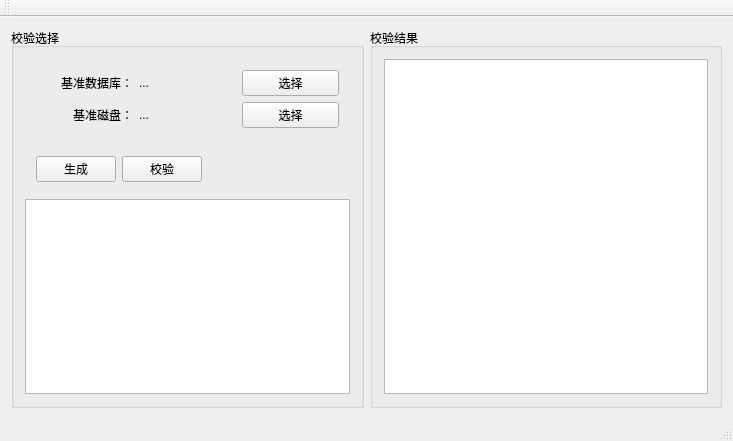
<?xml version="1.0" encoding="UTF-8"?>
<ui version="4.0">
 <class>MainWindow</class>
 <widget class="QMainWindow" name="MainWindow">
  <property name="geometry">
   <rect>
    <x>0</x>
    <y>0</y>
    <width>733</width>
    <height>441</height>
   </rect>
  </property>
  <property name="windowTitle">
   <string>MainWindow</string>
  </property>
  <widget class="QWidget" name="centralWidget">
   <layout class="QHBoxLayout" name="horizontalLayout">
    <item>
     <widget class="QGroupBox" name="chkSelectGroup">
      <property name="title">
       <string>校验选择</string>
      </property>
      <layout class="QVBoxLayout" name="verticalLayout">
       <item>
        <widget class="QWidget" name="widget" native="true">
         <layout class="QGridLayout" name="gridLayout">
          <item row="0" column="1">
           <widget class="QLabel" name="md5Label">
            <property name="text">
             <string>...</string>
            </property>
           </widget>
          </item>
          <item row="1" column="0">
           <widget class="QLabel" name="label_2">
            <property name="text">
             <string>基准磁盘：</string>
            </property>
            <property name="alignment">
             <set>Qt::AlignRight|Qt::AlignTrailing|Qt::AlignVCenter</set>
            </property>
           </widget>
          </item>
          <item row="0" column="0">
           <widget class="QLabel" name="label">
            <property name="text">
             <string>基准数据库：</string>
            </property>
            <property name="alignment">
             <set>Qt::AlignRight|Qt::AlignTrailing|Qt::AlignVCenter</set>
            </property>
           </widget>
          </item>
          <item row="1" column="1">
           <widget class="QLabel" name="udiskLabel">
            <property name="text">
             <string>...</string>
            </property>
           </widget>
          </item>
          <item row="1" column="2">
           <widget class="QPushButton" name="udiskSelectButton">
            <property name="text">
             <string>选择</string>
            </property>
           </widget>
          </item>
          <item row="0" column="2">
           <widget class="QPushButton" name="md5SelectButton">
            <property name="text">
             <string>选择</string>
            </property>
           </widget>
          </item>
         </layout>
        </widget>
       </item>
       <item>
        <widget class="QWidget" name="widget_2" native="true">
         <layout class="QHBoxLayout" name="horizontalLayout_2">
          <item>
           <widget class="QPushButton" name="genButton">
            <property name="text">
             <string>生成</string>
            </property>
           </widget>
          </item>
          <item>
           <widget class="QPushButton" name="chkButton">
            <property name="text">
             <string>校验</string>
            </property>
           </widget>
          </item>
          <item>
           <spacer name="horizontalSpacer">
            <property name="orientation">
             <enum>Qt::Horizontal</enum>
            </property>
            <property name="sizeHint" stdset="0">
             <size>
              <width>40</width>
              <height>20</height>
             </size>
            </property>
           </spacer>
          </item>
         </layout>
        </widget>
       </item>
       <item>
        <widget class="QListWidget" name="listWidget"/>
       </item>
      </layout>
     </widget>
    </item>
    <item>
     <widget class="QGroupBox" name="checkResultGroup">
      <property name="title">
       <string>校验结果</string>
      </property>
      <layout class="QHBoxLayout" name="horizontalLayout_3">
       <item>
        <widget class="QListView" name="listView"/>
       </item>
      </layout>
     </widget>
    </item>
   </layout>
  </widget>
  <widget class="QMenuBar" name="menuBar">
   <property name="geometry">
    <rect>
     <x>0</x>
     <y>0</y>
     <width>733</width>
     <height>33</height>
    </rect>
   </property>
  </widget>
  <widget class="QToolBar" name="mainToolBar">
   <attribute name="toolBarArea">
    <enum>TopToolBarArea</enum>
   </attribute>
   <attribute name="toolBarBreak">
    <bool>false</bool>
   </attribute>
  </widget>
  <widget class="QStatusBar" name="statusBar"/>
 </widget>
 <layoutdefault spacing="6" margin="11"/>
 <resources/>
 <connections/>
</ui>
